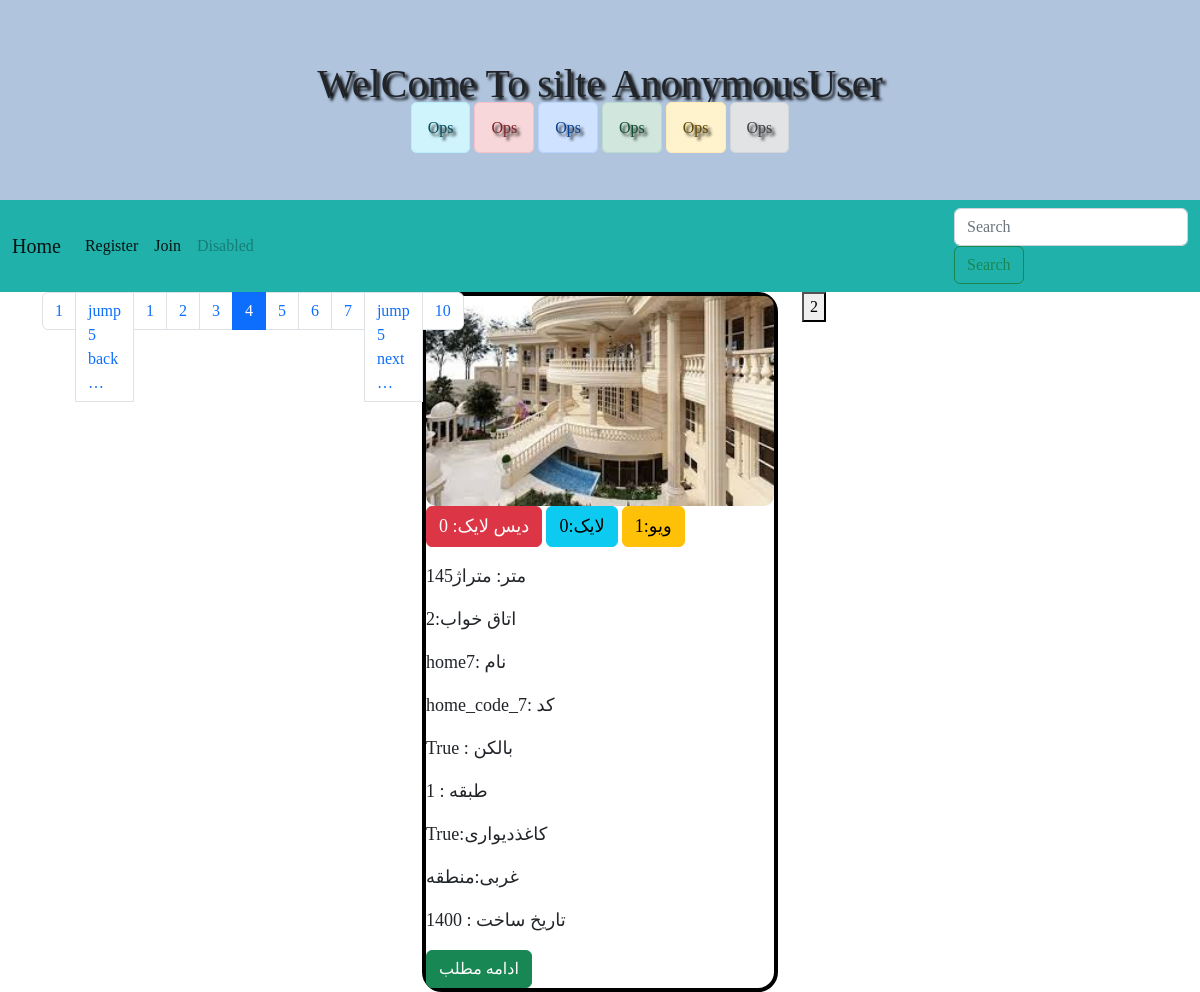
/?page=4, run on the app's committed database.
### website/models.py (models this page shows, shortened)
class kharid_khone_orginal(models.Model):
    finder_home = models.CharField(max_length=444,blank=True)
    home_code = models.CharField(max_length=444,blank=True)
    slug = models.SlugField(max_length=444,blank=True)
    like_post = models.ManyToManyField(User,blank=True,related_name='likeds')
    dislike_post = models.ManyToManyField(User,blank=True,related_name='dislikeds')
    viewed_post = models.ManyToManyField(User,blank=True,related_name='view_users')
    metrazh = models.CharField(max_length=444,blank=True)
    aks_asli_1 = models.ImageField(upload_to='image_home_org',blank=True)
    aks_asli_2 = models.ImageField(upload_to='image_home_org',blank=True)
    aks_asli_3 = models.ImageField(upload_to='image_home_org',blank=True)
    aks_dakhli_1  = models.ImageField(upload_to='image_home_shots',blank=True)
    aks_dakhli_2  = models.ImageField(upload_to='image_home_shots',blank=True)
    aks_dakhli_3  = models.ImageField(upload_to='image_home_shots',blank=True)
    aks_dakhli_4  = models.ImageField(upload_to='image_home_shots',blank=True)
    aks_dakhli_5  = models.ImageField(upload_to='image_home_shots',blank=True)
    aks_dakhli_6  = models.ImageField(upload_to='image_home_shots',blank=True)
    tedade_otag_khab = models.CharField(max_length=444,blank=True)
    kaf_seamick = models.BooleanField(blank=True)
    jens_kabint = models.CharField(max_length=444,blank=True)
    parking = models.BooleanField(blank=True)
    balkon = models.BooleanField(blank=True)
    estakhr = models.BooleanField(blank=True)
    adderss = models.CharField(max_length=444,blank=True)
    geymt = models.CharField(max_length=444,blank=True)
    vadie_rahn = models.CharField(max_length=444,blank=True)
    ejare = models.CharField(max_length=444,blank=True)
    tarikh_sakht = models.CharField(max_length=444,blank=True)
    tabaghe_chandom = models.CharField(max_length=444,blank=True)
    anbari = models.BooleanField(blank=True)
    coler = models.BooleanField(blank=True)
    shomine = models.BooleanField(blank=True)
    tedad_dasteshoyi = models.CharField(max_length=444,blank=True)
    tedad_hamam = models.CharField(max_length=444,blank=True)
    sanad_tak_barg = models.BooleanField(blank=True)
    shomare_telefon = models.CharField(max_length=444,blank=True)
    mantaghe_shargi_ya_gharbi = models.CharField(max_length=444,blank=True)
    kagaz_divary = models.BooleanField(blank=True)
    nama_romy = models.BooleanField(blank=True)
    dorbin = models.BooleanField(blank=True)
    tozihat = models.TextField(blank=True)
    ertefae_saghf = models.CharField(max_length=444,blank=True)
    def get_absolute_url(self):
        return reverse('website:go_to_post',args=[self.slug])
    class Meta:
        ordering = ['-id']

### website/views.py (the view)
# urls.py: 2. Add a URL to urlpatterns:  path('', views.home, name='home')
def home(request):
    object_model = kharid_khone_orginal.objects.all()
    pagina = Paginator(object_model,1)
    page = request.GET.get('page')
    orginals = pagina.get_page(page)
    atack = 'a' * orginals.paginator.num_pages
    return render(request,'website/home.html',{'orginals':orginals,'atack':atack})

### website/views.py (called while the page is built)
def maxi(request):
    return {
        'maxi': Profile_website_users.objects.all()
    }

### website/templates/website/home.html (shortened to what this page needs)
{% extends 'base.html' %}
{% block body1 %}
    <div class="container">
    <div class="row">
        <div class="col-sm-4">
<nav aria-label="Page navigation example">
  <ul class="pagination">
  {% if orginals.number|add:'-2' > 1 %}
    <li class="page-item"><a class="page-link" href="?page=1">1</a></li>
    <li class="page-item"><a class="page-link" href="?page={{ orginals.number|add:'-5' }}"> jump 5 back &hellip;</a></li>
  {% endif %}
  {% for i in orginals.paginator.page_range %}
    {% if orginals.number == i %}
    <li class="page-item active"><a class="page-link" href="#">{{ i }}</a></li>
      {% elif i > orginals.number|add:'-4' and i < orginals.number|add:'4' %}
    <li class="page-item"><a class="page-link" href="?page={{ i }}">{{ i }}</a></li>
     {% endif %}
  {% endfor %}
  {% if orginals.number|add:'-2' > 1 %}
    <li class="page-item"><a class="page-link" href="?page={{ orginals.number|add:'5' }}">jump 5 next &hellip;</a></li>
    <li class="page-item"><a class="page-link" href="?page={{ orginals.paginator.count }}">{{ orginals.paginator.count }}</a></li>
    {% endif %}
  </ul>
</nav>
        </div>
        <div class="col-sm-4">
            {% for org in orginals %}
                <div class="mind_home">
                <img src="{{ org.aks_asli_1.url }}">
                 <p class="btn btn-danger">{{ org.dislike_post.all.count }} :دیس لایک </p>
                 <p class="btn btn-info">{{ org.like_post.all.count }}:لایک</p>
                 <p class="btn btn-warning">{{ org.viewed_post.all.count }}:ویو</p>
                 <p>{{ org.metrazh }}: متراژ </p>
                 <p>{{ org.tedade_otag_khab }}:اتاق خواب</p>
                 <p>{{ org.finder_home }}: نام</p>
                 <p>{{ org.home_code }}: کد </p>
                 <p>{{ org.balkon }} : بالکن</p>
                 <p>{{ org.tabaghe_chandom }} : طبقه </p>
                 <p>{{ org.kagaz_divary }}:کاغذدیواری</p>
                 <p>{{ org.mantaghe_shargi_ya_gharbi }}:منطقه</p>
                 <p>{{ org.tarikh_sakht }} : تاریخ ساخت </p>
                <a href="{{ org.get_absolute_url }}" class="btn btn-success">ادامه مطلب</a>
            {% endfor %}
            </div>
        </div>
        <div class="col-sm-4">
            <div class="boxing_tags">
                <form action="{% url 'website:searched_tags' %}" method="post">
                     <button type="submit" name="generays">2</button>
                </form>
            </div>
        </div>
    </div>
    </div>
{% endblock %}

### templates/base.html (style rules this page uses)
body { font-family: "Fira Code"; }
* { box-sizing: border-box; }

### website/templates/website/home.html (style rules this page uses)
.mind_home { border: 4px solid black; width: 100%; height: auto; border-radius: 20px; }
.mind_home img { width: 100%; border-radius: 10px; }
.mind_home p { font-size: 18px; }

### data on the page
kharid_khone_orginal: aks_asli_1 (picture), dislike_post.all.count "0", like_post.all.count "0", viewed_post.all.count "1", metrazh "145متر", tedade_otag_khab "2", finder_home "home7", home_code "home_code_7", balkon "True", tabaghe_chandom "1", kagaz_divary "True", mantaghe_shargi_ya_gharbi "غربی", tarikh_sakht "1400"

### other printed values
{{ user }} "AnonymousUser"
{{ i }} "1" "2" "3" "5" "6" "7"
{{ i }} "4"
{{ orginals.paginator.count }} "10"
